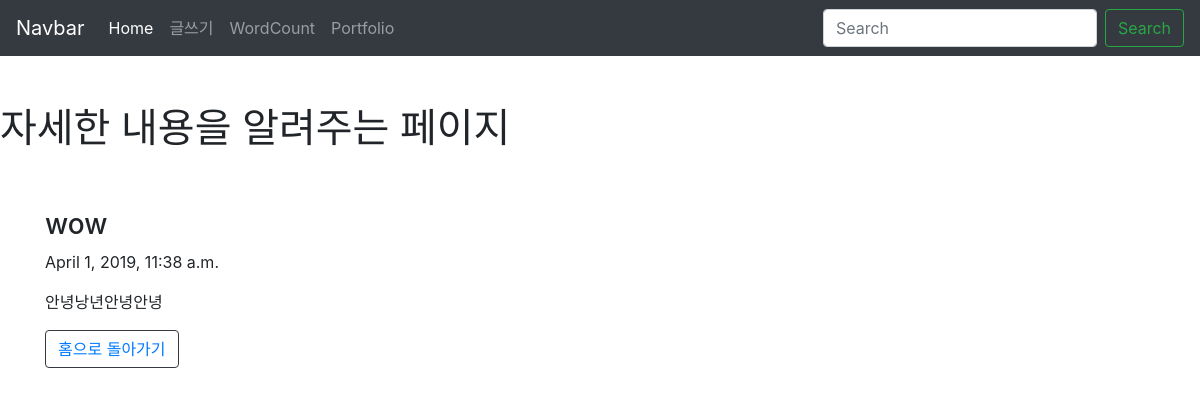
The page /blog/1 on the database its author committed.
### blog/models.py (models this page shows, shortened)
class Blog(models.Model):
    title=models.CharField(max_length=200)
    pub_date= models.DateTimeField('date published')
    body=models.TextField()

### blog/views.py (the view)
# urls.py: path('<int:blog_id>',views.detail, name="detail"),
def detail(request, blog_id):
    details=get_object_or_404(Blog, pk=blog_id)
    return render(request, 'detail.html',{'details':details})

### blog/templates/detail.html (shortened to what this page needs)
<head>
    <link rel="stylesheet" href="https://stackpath.bootstrapcdn.com/bootstrap/4.3.1/css/bootstrap.min.css">
</head>
{% extends 'base.html' %}
{% block contents %}
<body>
      <h1>자세한 내용을 알려주는 페이지</h1>
      <div class="container">
        <br><br>
        <h3>{{details.title}}</h3>
        <p>{{details.pub_date}}</p>
        <p>{{details.body}}</p>
        <button type="button" class="btn btn-outline-dark"><a href="{% url 'home' %}">홈으로 돌아가기</a></button>
      </div>
</body>
{%endblock%}

### rows shown on the page
Blog: title "wow", pub_date "April 1, 2019, 11:38 a.m.", body "안녕낭년안녕안녕"
